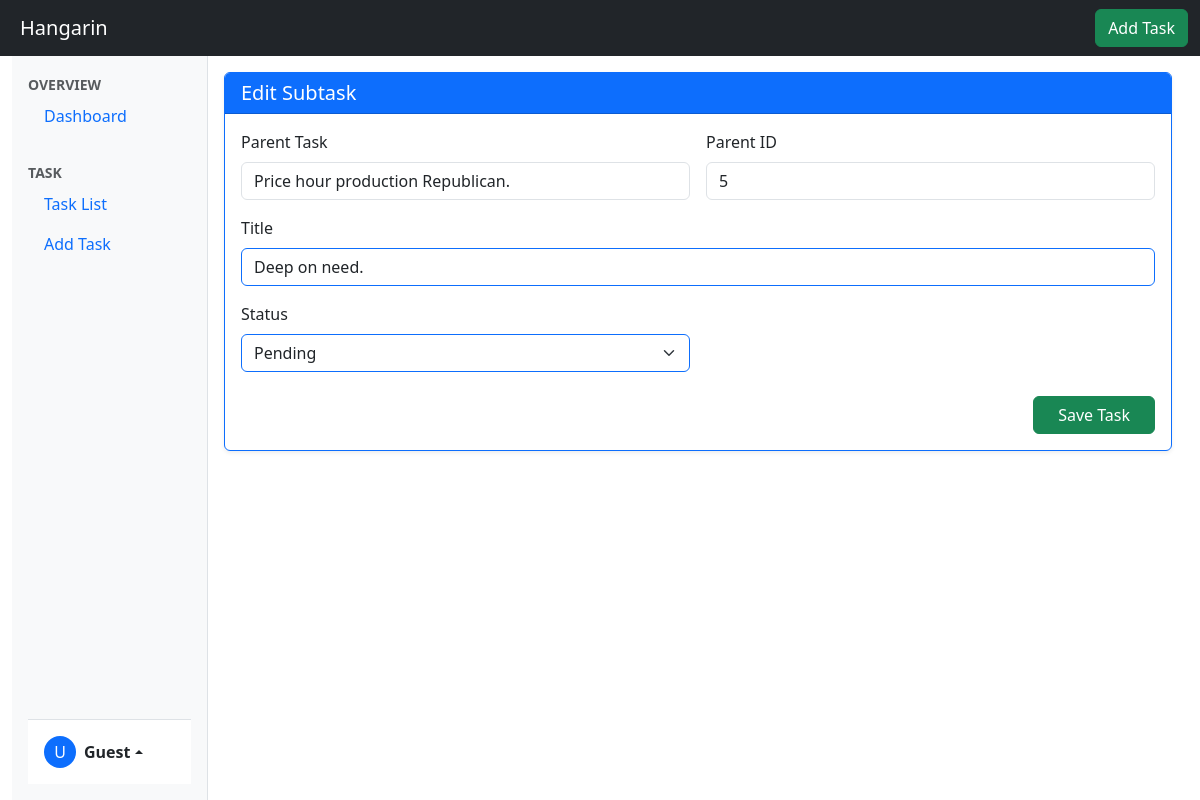
The app's page /taskDetails/5/subtaskUpdate/17 with its own data.
### Hangarin/models.py (models this page shows, shortened)
class BaseModel(models.Model):
    created_at = models.DateTimeField(auto_now_add=True, db_index=True)
    updated_at = models.DateTimeField(auto_now=True)
    class Meta:
        abstract =True

class SubTask(BaseModel):
    parent_task = models.ForeignKey(Task, on_delete=models.CASCADE)
    title = models.CharField(max_length=500)
    status = models.CharField(
        max_length=50,
        choices=[
        ("Pending", "Pending"),
        ("In Progress ", "In Progress"),
        ("Completed", "Completed"),
        ],
        default="pending"
    )

class Task(BaseModel):
    title = models.CharField(max_length=200)
    description = models.CharField(max_length=500)
    deadline = models.DateTimeField(default=timezone.now)
    status = models.CharField(
        max_length=50,
        choices=[
        ("Pending", "Pending"),
        ("In Progress ", "In Progress"),
        ("Completed", "Completed"),
        ],
        default="Pending"
    )
    category = models.ForeignKey(Category, on_delete=models.CASCADE)
    priority = models.ForeignKey(Priority, on_delete=models.CASCADE)

### Hangarin/views.py (the view, shortened to what this page needs)
# urls.py: path('taskDetails/<int:parentTask_pk>/subtaskUpdate/<int:pk>', SubTaskUpdateView.as_view(), name='subtaskUpdate'),
class SubTaskUpdateView(UpdateView):
    model = SubTask
    form_class = SubTaskForm
    template_name = 'subtaskForm.html'
    def get_context_data(self, **kwargs):
        context = super().get_context_data(**kwargs)
        context['parent_task'] = self.object.parent_task
        return context

### Hangarin/forms.py
class SubTaskForm(ModelForm):
    class Meta:
        model = SubTask
        fields = "__all__"
        widgets = {
            'title': forms.TextInput(attrs={
                'class': 'form-control border border-primary',
                'placeholder': 'Subtask title'
            }),
            'status': forms.Select(attrs={
                'class': 'form-select border border-primary'
            })
        }

### Hangarin/templates/subtaskForm.html (shortened to what this page needs)
{% extends 'base.html' %}
{% load static %}
{% block content %}
<div class="container-fluid">
    <div class="row h-100">
        <div class="col-12 scroll-column p-3">
            <div class="card shadow-sm border-primary">
                <div class="card-header bg-primary text-white">
                    <h5 class="mb-0">{% if object %}Edit Subtask{% else %}Create Subtask{% endif %}</h5>
                </div>
                <div class="card-body">
                    <form method="POST">
                        <div class="row g-3">
                            <div class="col-6">
                                <div class="form-label">Parent Task</div>
                                <input type="text" class="form-control" value="{% if object %}{{ object.parent_task.title }}{% else %}{{ parent_task.title }}{% endif %}" readonly>
                            </div>
                            <div class="col-6">
                                <div class="form-label">Parent ID</div>
                                <input type="text" class="form-control" name="parent_task" value="{% if object %}{{ object.parent_task.pk }}{% else %}{{ parent_task.pk }}{% endif %}" readonly>
                            </div>
                            <div class="col-12">
                                <label class="form-label">Title</label>
                                {{ form.title }}
                            </div>
                            <div class="col-md-6">
                                <label class="form-label">Status</label>
                                {{ form.status }}
                            </div>
                        </div>
                        <div class="mt-4 d-flex justify-content-end">
                            <button type="submit" class="btn btn-success px-4">
                                Save Task
                            </button>
                        </div>
                    </form>
                </div>
            </div>
        </div>
    </div>
</div>
{% endblock %}

### Hangarin/static/css/stylesheet.css (style rules this page uses)
.scroll-column { height: calc(100vh - 56px); overflow-y: auto; padding: 1rem; }
@media (min-width: 992px) { body { overflow-y: hidden; } }

### records on screen
SubTask: parent_task "Price hour production Republican.", parent_task "5", title "Deep on need.", status "Pending"

### other values on screen
{{ user.username|slice:":1"|upper|default:"U" }} "U"
{{ user.username|default:"Guest" }} "Guest"
